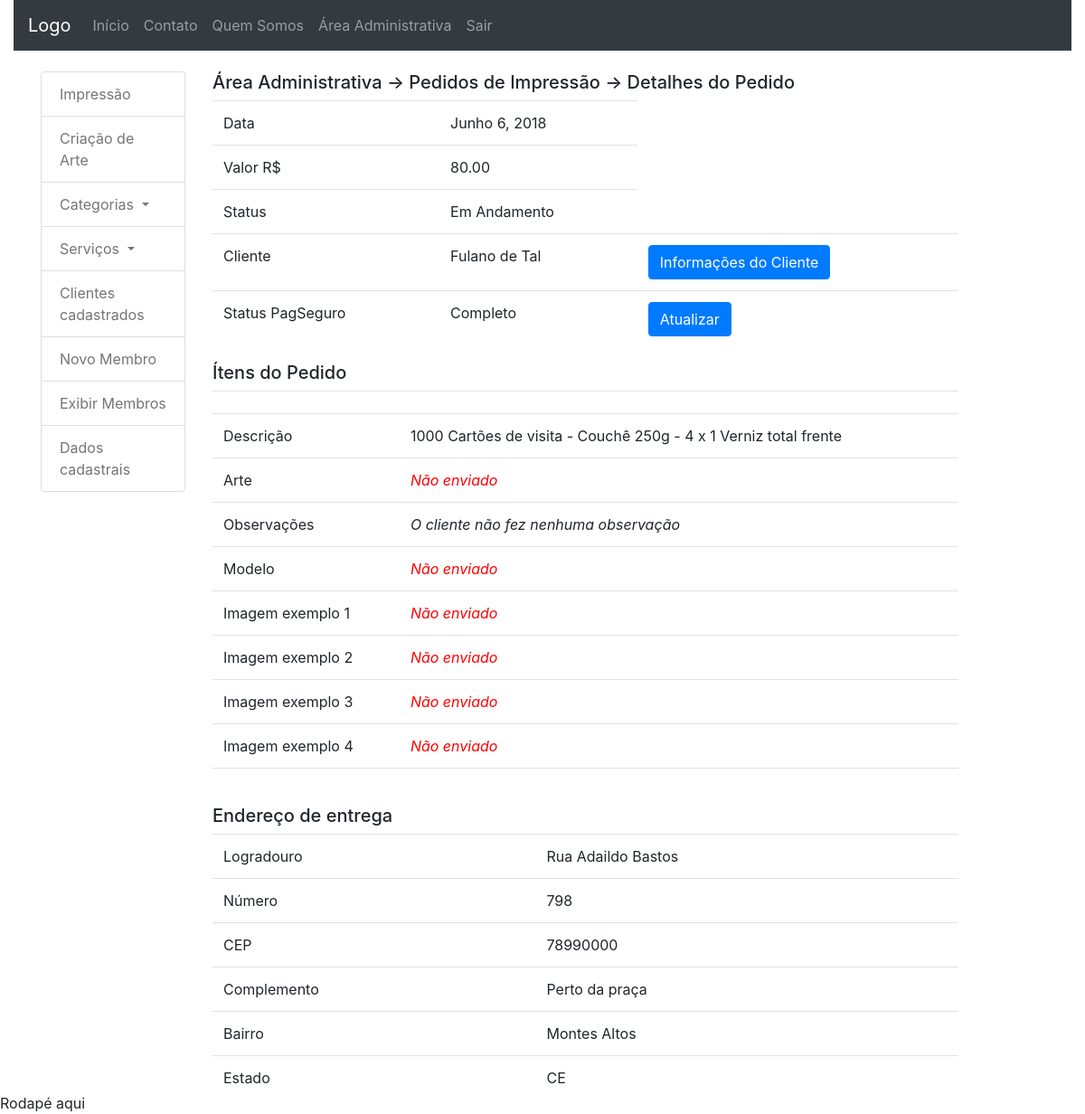
Page /area_administrativa/detalhes_do_pedido/7 (signed in) on the committed database.
### dashboard_client/models.py (models this page shows, shortened)
class OrderImpress(models.Model):
	UF_CHOICES = (
	    ('AC','Acre'), ('AL','Alagoas'), ('AP','Amapá'),
	    ('AM','Amazonas'), ('BA','Bahia'), ('CE','Ceará'),
	    ('DF','Distrito Federal'), ('ES','Espírito Santo'),
	    ('GO','Goiás'), ('MA','Maranhão'), ('MT','Mato Grosso'),
	    ('MS','Mato Grosso do Sul'), ('MG','Minas Gerais'),
	    ('PA','Pará'), ('PB','Paraíba'), ('PR','Paraná'),
	    ('PE','Pernambuco'), ('PI','Piauí'),
	    ('RJ','Rio de Janeiro'), ('RN','Rio Grande do Norte'),
	    ('RS','Rio Grande do Sul'), ('RO','Rondônia'),
	    ('RR','Roraima'), ('SC','Santa Catarina'),
	    ('SP','São Paulo'), ('SE','Sergipe'),
		('TO','Tacantins'),
	)
	date = models.DateField(default=date.today, editable=False)
	value = models.DecimalField('Valor R$', max_digits=10,
		decimal_places=2, default=0)
	status = models.CharField('Status do Pedido', max_length=2,
		choices=STATUS_CHOICE, default='EA')
	user = models.ForeignKey(User, on_delete=models.CASCADE)
	delivery_address_is_the_same = models.BooleanField(
		verbose_name='Entregar no endereço cadastrado',
		default=True,
		blank=True)
	logradouro_delivery = models.CharField('Rua/Avenida', max_length=100,
		null=True, blank=True, default='')
	numero_delivery = models.CharField('Número', max_length=100,
		null=True, blank=True, default='')
	cep_delivery = models.CharField('CEP', max_length=10, null=True,
		blank=True, default='')
	complemento_delivery = models.CharField('Complamento', max_length=100,
		null=True, blank=True, default='')
	bairro_delivery = models.CharField('Bairro', max_length=100, null=True,
		blank=True, default='')
	cidade_delivery = models.CharField('Cidade', max_length=100, null=True,
		blank=True, default='')
	estado_delivery = models.CharField('Estado', max_length=100, null=True,
		blank=True, default='')
	transaction_id = models.CharField('ID da transação', max_length=100, null=True,
		blank=True)
	status_pg = models.CharField('Status PagSeguro', max_length=10,
		choices=STATUS_PAGSEGURO, default='3')
	class Meta:
		verbose_name = 'Pedido Impressão'
		verbose_name_plural = 'Pedidos Impressão'
		ordering = ['date']

class OrderItemImpress(models.Model):
	quantity = models.PositiveSmallIntegerField(verbose_name='Quantidade',
		default=1, editable=False)
	service = models.ForeignKey(Service, on_delete=models.CASCADE)
	art = models.FileField(upload_to='order-item-impress',
		verbose_name='Logo', null=True, blank=True)
	order = models.ForeignKey(OrderImpress, on_delete=models.CASCADE,
		related_name="itens",)
	creation_art_solicited = models.BooleanField(
		verbose_name='Criação de arte solicitada',
		default=False,
		blank=True)
	observations = models.TextField('Observações', max_length=300,
		blank=True, null=True)
	date_solicitation = models.DateTimeField('Data de solicitação da arte',
		blank=True, null=True)
	model = models.FileField(upload_to='order-item-impress',
		verbose_name='Logo', null=True, blank=True)
	image_example1 = models.FileField(upload_to='image-example',
		verbose_name='Imagem de Exemplo 1', null=True, blank=True)
	image_example2 = models.FileField(upload_to='image-example',
		verbose_name='Imagem de Exemplo 2', null=True, blank=True)
	image_example3 = models.FileField(upload_to='image-example',
		verbose_name='Imagem de Exemplo 3', null=True, blank=True)
	image_example4 = models.FileField(upload_to='image-example',
		verbose_name='Imagem de Exemplo 4', null=True, blank=True)
	class Meta:
		verbose_name = 'Impressão'
		verbose_name_plural = 'Impressões'
		ordering = ['order']

### accounts/models.py (models this page shows, shortened)
class User(AbstractBaseUser, PermissionsMixin):
	UF_CHOICES = (
    ('AC','Acre'), ('AL','Alagoas'), ('AP','Amapá'),
    ('AM','Amazonas'), ('BA','Bahia'), ('CE','Ceará'),
    ('DF','Distrito Federal'), ('ES','Espírito Santo'),
    ('GO','Goiás'), ('MA','Maranhão'), ('MT','Mato Grosso'),
    ('MS','Mato Grosso do Sul'), ('MG','Minas Gerais'),
    ('PA','Pará'), ('PB','Paraíba'), ('PR','Paraná'),
    ('PE','Pernambuco'), ('PI','Piauí'),
    ('RJ','Rio de Janeiro'), ('RN','Rio Grande do Norte'),
    ('RS','Rio Grande do Sul'), ('RO','Rondônia'),
    ('RR','Roraima'), ('SC','Santa Catarina'),
    ('SP','São Paulo'), ('SE','Sergipe'),
	('TO','Tacantins'), )
	username = models.CharField(
		'Login', max_length=30, unique=True, validators=[
			validators.RegexValidator(
				re.compile('^[\w.@+-]+$'),
				'Informe um nome de usuário válido. '
				'Este valor deve conter apenas letras, números '
				'e os caracteres: @/./+/-/_ .'
				, 'invalid'
			)
		], help_text='Um nome curto que será usado para identificá-lo de forma única na plataforma'
	)
	name = models.CharField('Nome', max_length=100, blank=True)
	email = models.EmailField('E-mail', unique=True)
	telefone = models.CharField('Telefone', max_length=20, null=True,
		blank=True)
	cpf = models.CharField('CPF', max_length=11, null=True, blank=True)
	logradouro = models.CharField('Rua/Avenida', max_length=100,
		null=True, blank=True)
	numero = models.CharField('Número', max_length=100,
		null=True, blank=True)
	cep = models.CharField('CEP', max_length=10, null=True, blank=True)
	complemento = models.TextField('Complamento', max_length=100,
		null=True, blank=True)
	bairro = models.CharField('Bairro', max_length=100, null=True, blank=True)
	cidade = models.CharField('Cidade', max_length=100, null=True, blank=True)
	estado = models.CharField('Estado', max_length=100, null=True, blank=True,
		choices=UF_CHOICES)
	is_staff = models.BooleanField('Equipe', default=False)
	is_active = models.BooleanField('Ativo', default=True)
	date_joined = models.DateTimeField('Data de Entrada', auto_now_add=True)
	USERNAME_FIELD = 'username'
	REQUIRED_FIELDS = ['email']
	objects = UserManager()
	class Meta:
		verbose_name = 'Usuário'
		verbose_name_plural = 'Usuários'
	def __str__(self):
		return self.name or self.username

### core/models.py (models this page shows, shortened)
class Service(models.Model):
	TYPE_CHOICES = (
			('IP', 'impressão'),
			('AT', 'criação de arte'),
		)
	description = models.TextField('Descrição', max_length=300)
	image = models.ImageField(upload_to='impress-art',
		verbose_name='Imagem', null=True, blank=True)
	value = models.DecimalField(verbose_name='Valor', null=True,
		blank=True, max_digits=8, decimal_places=2)
	category = models.ForeignKey(Category, on_delete=models.CASCADE,
		null=True, blank=True)
	class Meta:
		verbose_name = 'Serviço'
		verbose_name_plural = 'Serviços'
		ordering = ['description']
	def __str__(self):
		return self.description

### dashboard_admin/views.py (the view)
# urls.py: path('detalhes_do_pedido/<int:oi_id>', views.detail_oi, name='datail_oi'),
@login_required
def detail_oi(request, oi_id):
	orderimpress = OrderImpress.objects.get(id=oi_id)
	itens_list = OrderItemImpress.objects.filter(order_id=oi_id)
	context = {
		'orderimpress': orderimpress,
		'itens_list': itens_list}
	return render(request, 'dashboard_admin/detail_oi.html', context)

### dashboard_admin/templatetags/da_tags.py (called while the page is built)
@register.simple_tag
def show_status(status):
	if status == 'FZ':
		return 'Finalizado'
	elif status == 'EA':
		return 'Em Andamento'
	elif status == 'CL':
		return 'Cancelado'
	elif status == 'PG':
		return 'Pago'

@register.simple_tag
def show_status_pg(status):
	if status == '1':
		return 'Completo'
	elif status == '2':
		return 'Aprovado'
	elif status == '3':
		return 'Em Análise'
	elif status == '4':
		return 'Devolvido'
	elif status == '5':
		return 'Cancelado'

### dashboard_admin/templates/dashboard_admin/detail_oi.html (shortened to what this page needs)
{% extends 'dashboard_admin/index.html' %}
{% block extra %}
{% load da_tags %}
{% endblock %}
{% block central_column %}
<div class="col-sm-9">
{% block dashboard_title %}
<h5>Área Administrativa -> Pedidos de Impressão -> Detalhes do
Pedido</h5>
{% endblock %}
<table class="table">
	<tr>
		<td>Data</td>
		<td>{{ orderimpress.date }}</td>
	</tr>
	<tr>
		<td>Valor R$</td>
		<td>{{ orderimpress.value }}</td>
	</tr>
	<tr>
		<td>Status</td>
		<td>{% show_status orderimpress.status %}</td>
	</tr>
	<tr>
		<td>Cliente</td>
		<td>{{ orderimpress.user }}</td>
		<td>
			<button type="button" class="btn btn-primary" data-toggle="modal" 	data-target="#myModal">
    			Informações do Cliente
  			</button>
		</td>
	</tr>
	<tr>
		<td>Status PagSeguro</td>
		{% if orderimpress.status_pg %}
		<td>{% show_status_pg  orderimpress.status_pg %}</td>
		{% else %}
		<td style="color: red">Não recebido</td>
		{% endif %}
		<td>
			<a href="{% url 'dashboard_admin:update_pg_status' orderimpress.id %}"
			class="btn btn-primary">Atualizar</a>
		</td>
	</tr>
</table>
<h5>Ítens do Pedido</h5>
<table class="table">
	{% for item in itens_list %}
	<tr><td colspan="2"></td></tr>
	<tr>
		<td>Descrição</td>
		<td>{{ item.service }}</td>
	</tr>
	<tr>
		<td>Arte</td>
		<td>
			{% if item.art %}
			<img src="{{ item.art.url }}">
			{% else %}
				{% if item.creation_art_solicited %}
				<strong>Solicitado</strong> em {{ item.date_solicitation }}
				{% else %}
				<i style="color: red">Não enviado</i>
				{% endif %}
			{% endif %}
		</td>
	</tr>
	<tr>
		<td>Observações</td>
		<td>
			{% if item.observations %}
			{{ item.observations }}
			{% else %}
			<i>O cliente não fez nenhuma observação</i>
			{% endif %}
		</td>
	</tr>
	<tr>
		<td>Modelo</td>
		<td>
			{% if item.model %}
			<a href="{{ item.model.url }}" download>{{ item.model.url }}</a>
			{% else %}
			<i style="color: red">Não enviado</i>
			{% endif %}
		</td>
	</tr>
	<tr>
		<td>Imagem exemplo 1</td>
		<td>
			{% if item.image_example1 %}
			<a href="{{ item.image_example1.url }}" download>
				{{ item.image_example1.url }}
			</a>
			{% else %}
			<i style="color: red">Não enviado</i>
			{% endif %}
		</td>
	</tr>
	<tr>
		<td>Imagem exemplo 2</td>
		<td>
			{% if item.image_example2 %}
			<a href="{{ item.image_example2.url }}" download>
				{{ item.image_example2.url }}
			</a>
			{% else %}
			<i style="color: red">Não enviado</i>
			{% endif %}
		</td>
	</tr>
	<tr>
		<td>Imagem exemplo 3</td>
		<td>
			{% if item.image_example3 %}
			<a href="{{ item.image_example3.url }}" download>
				{{ item.image_example3.url }}
			</a>
			{% else %}
			<i style="color: red">Não enviado</i>
			{% endif %}
		</td>
	</tr>
	<tr>
		<td>Imagem exemplo 4</td>
		<td>
			{% if item.image_example4 %}
			<a href="{{ item.image_example4.url }}" download>
				{{ item.image_example4.url }}
			</a>
			{% else %}
			<i style="color: red">Não enviado</i>
			{% endif %}
		</td>
	</tr>
	<tr><td colspan="2"></td></tr>
	{% endfor %}
</table>
<h5>Endereço de entrega</h5>
{% if orderimpress.delivery_address_is_the_same == True %}
<table class="table">
	<tr>
		<td>Logradouro</td>
		<td>
			{% if orderimpress.user.logradouro %}
			{{ orderimpress.user.logradouro }}
			{% else %}
			<i style="color: red">Não definido</i>
			{% endif %}
		</td>
	</tr>
	<tr>
		<td>Número</td>
		<td>
			{% if orderimpress.user.numero %}
			{{ orderimpress.user.numero }}
			{% else %}
			<i style="color: red">Não definido</i>
			{% endif %}
		</td>
	</tr>
	<tr>
		<td>CEP</td>
		<td>
			{% if orderimpress.user.cep %}
			{{ orderimpress.user.cep }}
			{% else %}
			<i style="color: red">Não definido</i>
			{% endif %}
		</td>
	</tr>
	<tr>
		<td>Complemento</td>
		<td>
			{% if orderimpress.user.complemento %}
			{{ orderimpress.user.complemento }}
			{% else %}
			<i style="color: red">Não definido</i>
			{% endif %}
		</td>
	</tr>
	<tr>
		<td>Bairro</td>
		<td>
			{% if orderimpress.user.bairro %}
			{{ orderimpress.user.bairro }}
			{% else %}
			<i style="color: red">Não definido</i>
			{% endif %}
		</td>
	</tr>
	<tr>
		<td>Estado</td>
		<td>
			{% if orderimpress.user.estado %}
			{{ orderimpress.user.estado }}
			{% else %}
			<i style="color: red">Não definido</i>
			{% endif %}
		</td>
	</tr>
</table>
{% endif %}
</div>
{% endblock %}

### core/static/core/css/estilo.css (style rules this page uses)
body { padding-top: 0px; background-image: url("../imagens/fundobody.jpg"); }
a { color: #747575; }

### rows in the picture
OrderImpress: date "Junho 6, 2018", value "80.00", status "Em Andamento", user "Fulano de Tal", status_pg "Completo", user.logradouro "Rua Adaildo Bastos", user.numero "798", user.cep "78990000", user.complemento "Perto da praça", user.bairro "Montes Altos", user.estado "CE"
OrderItemImpress: service "1000 Cartões de visita - Couchê 250g - 4 x 1 Verniz total frente", art "Não enviado", shows "O cliente não fez nenhuma observação", model "Não enviado", image_example1 "Não enviado", image_example2 "Não enviado", image_example3 "Não enviado", image_example4 "Não enviado"
